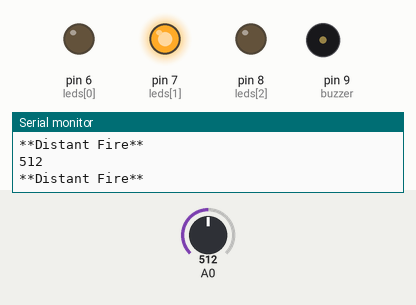
This sketch was run on a simulated Arduino Uno, built with avr-gcc and run on an emulated ATmega328P. On the bench: output pins drawn as LEDs (lit = HIGH), buzzer (waves = sounding, pin HIGH), the last lines printed to the serial monitor. The test bench sets the inputs (shaded band); at power-on: A0 = 512.

Above: at 1.8 s.
1.9 s: A0 set to 674
3.4 s: A0 set to 691
At 4.6 s:
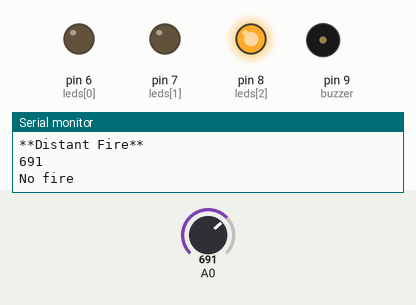
5.5 s: A0 set to 306
At 7.2 s:
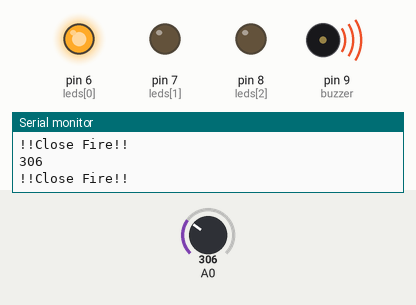
7.5 s: A0 set to 327
9.2 s: A0 set to 353
At 10.5 s:
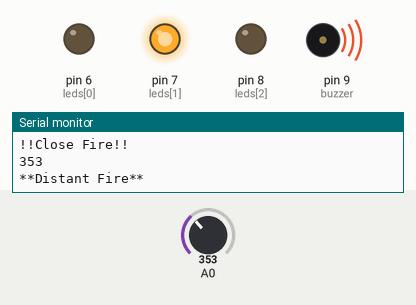
11.5 s: A0 set to 122
At 13.2 s:
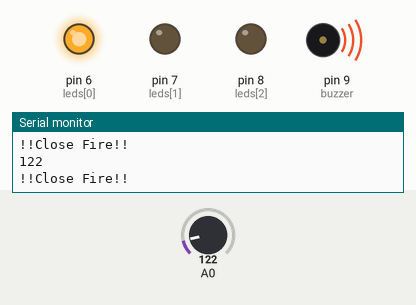
Timing chart, 0 to 14.5 s (numbered marks = the images above; inputs shaded):
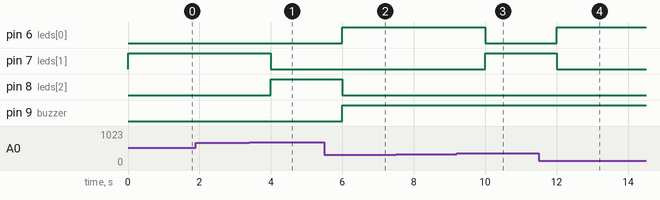

Measured:
- the behaviour switches between 681 and 682 on A0 (found by bisection; images 0 and 1)
- the behaviour switches between 340 and 341 on A0 (found by bisection; images 2 and 3)
- after the input at 3.4 s, pin 7 (leds[1]): HIGH → LOW after 0.60 s; pin 8 (leds[2]): LOW → HIGH after 0.60 s
- after the input at 5.5 s, pin 6 (leds[0]), pin 9 (buzzer): LOW → HIGH after 0.50 s; pin 8 (leds[2]): HIGH → LOW after 0.50 s
- after the input at 9.2 s, pin 6 (leds[0]): HIGH → LOW after 0.81 s; pin 7 (leds[1]): LOW → HIGH after 0.81 s
- after the input at 11.5 s, pin 6 (leds[0]): LOW → HIGH after 0.51 s; pin 7 (leds[1]): HIGH → LOW after 0.51 s

The sketch:

ex08.ino
```cpp
int leds[] = {6,7,8};
int buzzer = 9;

void setup() {
  Serial.begin(9600);
  for(int i=0; i<3; i++)
    pinMode(leds[i], HIGH);
  pinMode(buzzer, HIGH);
  Serial.println("Fire detection");
}

void loop() {
  int val = analogRead(A0);
  Serial.println(val);
  int range = map(val, 0, 1023, 0, 3);
  for(int i=0; i<3; i++)
    digitalWrite(leds[i], LOW);
  if(!range){
    Serial.println("!!Close Fire!!");
    digitalWrite(buzzer, HIGH);
    digitalWrite(leds[0], HIGH);
  }else if(range==1){
    Serial.println("**Distant Fire**");
    digitalWrite(leds[1], HIGH);
  }else{
    Serial.println("No fire");
    digitalWrite(leds[2], HIGH);
  }
  delay(1000);
}
```
